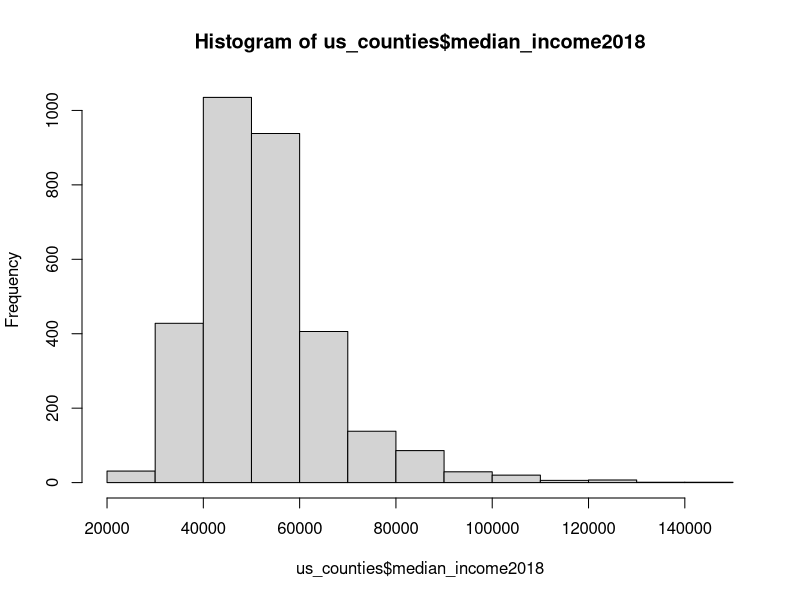
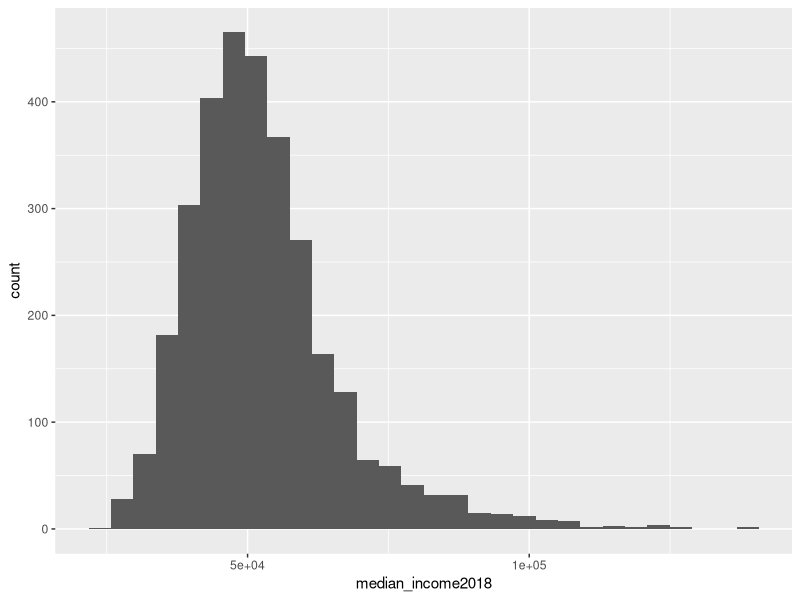
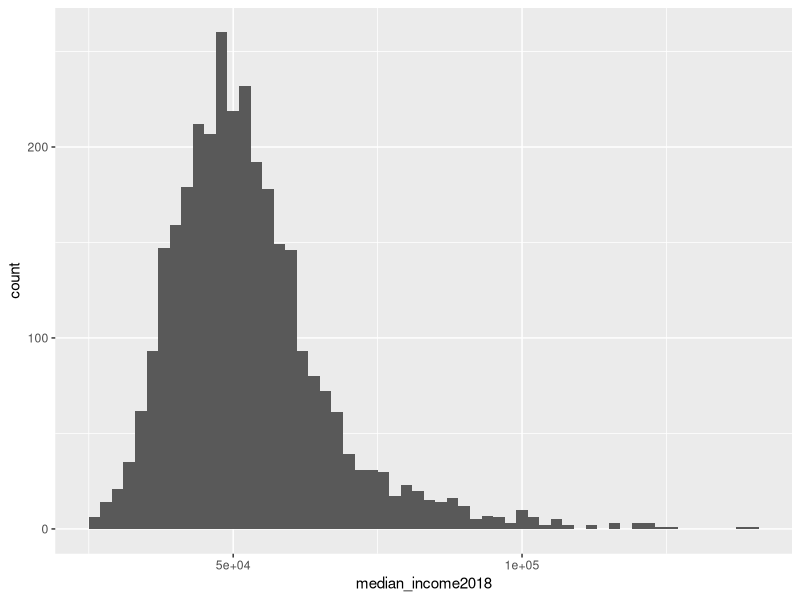
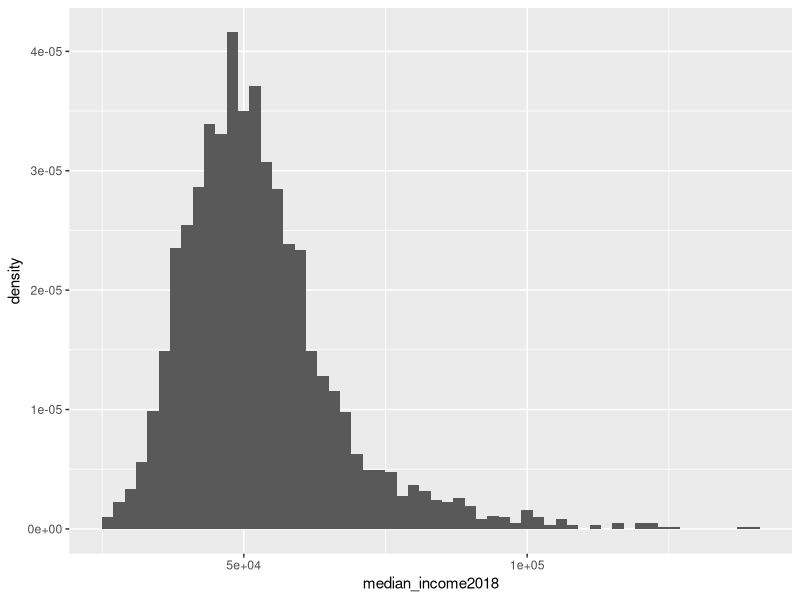
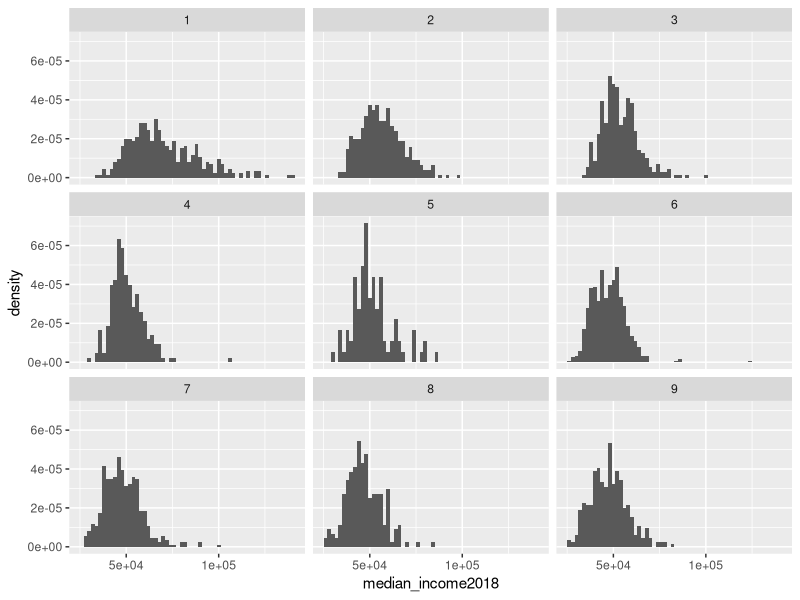
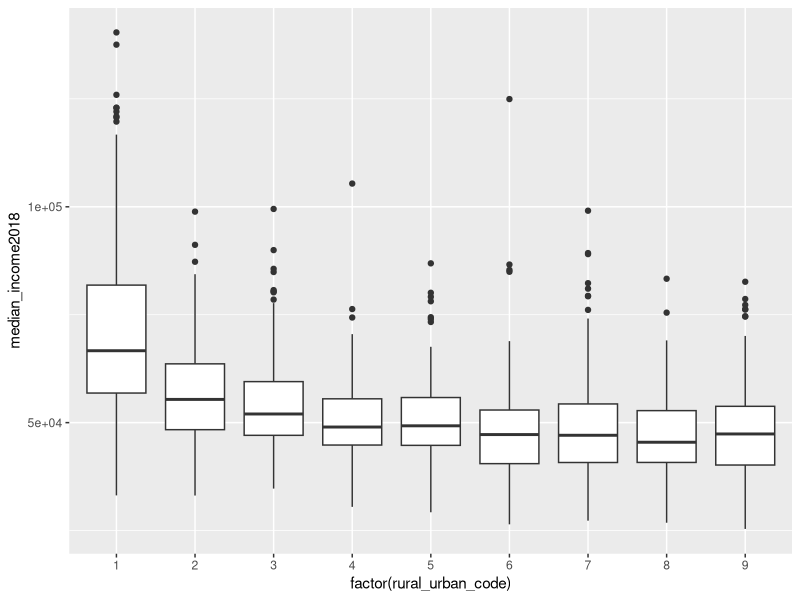
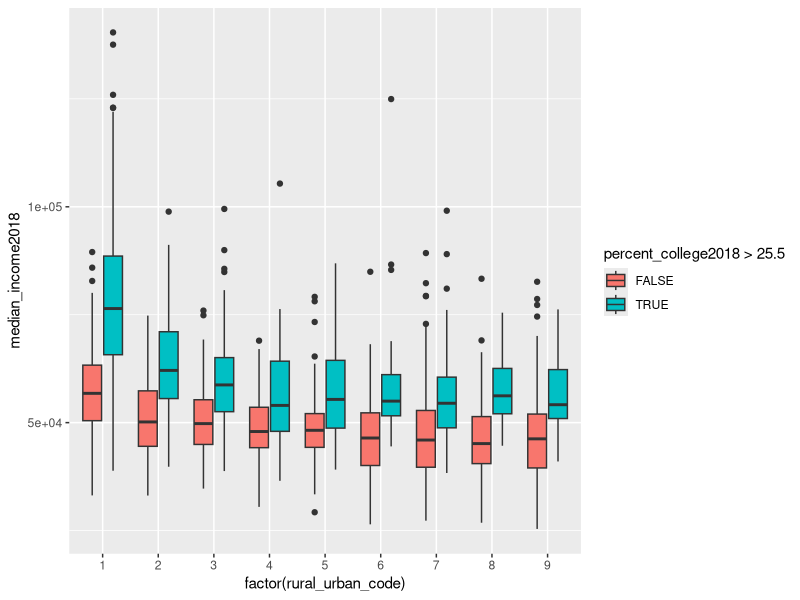
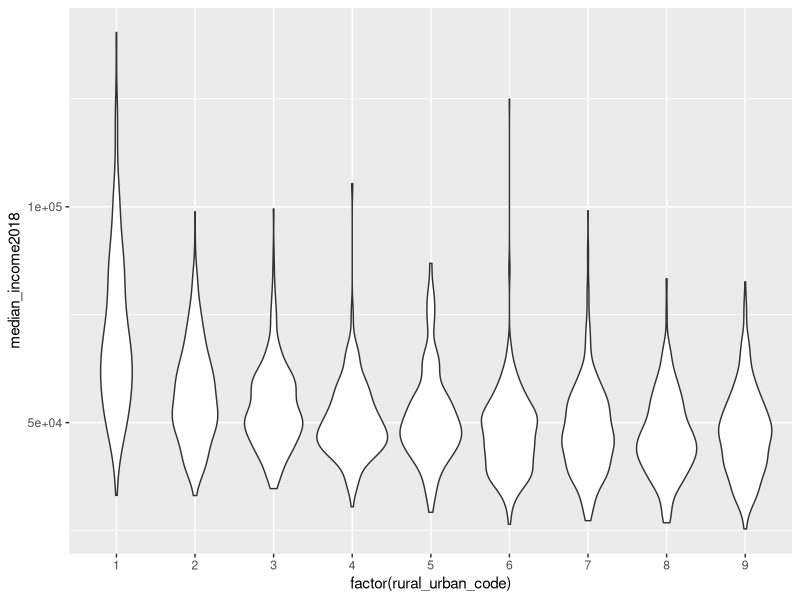

The R source for these figures, in order:
library(tidyverse)
library(ggplot2)

# Use the Import Dataset button, or change the path name
# to the appropriate location on your computer
us_counties = read.csv('data/us_counties.csv')

###
# visualizing distributions
###

# R's basic histogram
hist(us_counties$median_income2018)

# histogram in ggplot2
ggplot(data=us_counties) + 
  geom_histogram(aes(x=median_income2018))

# With specified bin width (here $2000)
# binwidth 是每一个柱子的宽度
ggplot(data=us_counties) + 
  geom_histogram(aes(x=median_income2018), binwidth = 2000)

# a density histogram (total area under bars = 1)
ggplot(data=us_counties) + 
  geom_histogram(aes(x=median_income2018, after_stat(density)), binwidth = 2000)

# faceting by rural_urban_code
# 1 = most urban, 9 = most rural
# see https://seer.cancer.gov/seerstat/variables/countyattribs/ruralurban.html
ggplot(data=us_counties) + 
  geom_histogram(aes(x=median_income2018, after_stat(density)), binwidth = 2000) + 
  facet_wrap(~rural_urban_code)


# compare with:
us_counties %>%
  group_by(rural_urban_code) %>%
  summarize(income = mean(median_income2018))

# some in-between options: boxplots and violin plots

# boxplots
# note: factor tells R to treat a numerical code as a categorical variable
ggplot(data=us_counties) + 
  geom_boxplot(aes(x=factor(rural_urban_code), y=median_income2018))

# a boxplot with three variables
ggplot(data=us_counties) + 
  geom_boxplot(aes(x=factor(rural_urban_code), y=median_income2018,
                   fill=percent_college2018>25.5))

# violin plot
ggplot(data=us_counties) + 
  geom_violin(aes(x=factor(rural_urban_code), y=median_income2018))


# use coord_flip to make the boxes go horizontally
ggplot(data=us_counties) + 
  geom_boxplot(aes(x=factor(rural_urban_code), y=median_income2018,
                   fill=percent_college2018>25.5)) + 
  coord_flip()
 



# a variation using ntile
#

# add a variable indicating the education quartile of each county
# using ntile to segment by quartile (4 groups)
us_counties = us_counties %>%
  mutate(educ_quartile = ntile(percent_college2018, 4))

# now make the boxplots filled-in by quartile
p0 = ggplot(data=us_counties) + 
  geom_boxplot(aes(x=factor(rural_urban_code), y=median_income2018,
                   fill=factor(educ_quartile)))
p0

# add some nicer labels and axis ticks to our basic plot
p1 = p0 + labs(x="Rural-urban continuum code (1 = most urban)", 
       y='Median county income', 
       fill='Education quartile') +
  scale_y_continuous(breaks=seq(20000, 140000, by=20000))

p1

# changing the position of the legend
p1 + theme(legend.position = 'bottom')
  